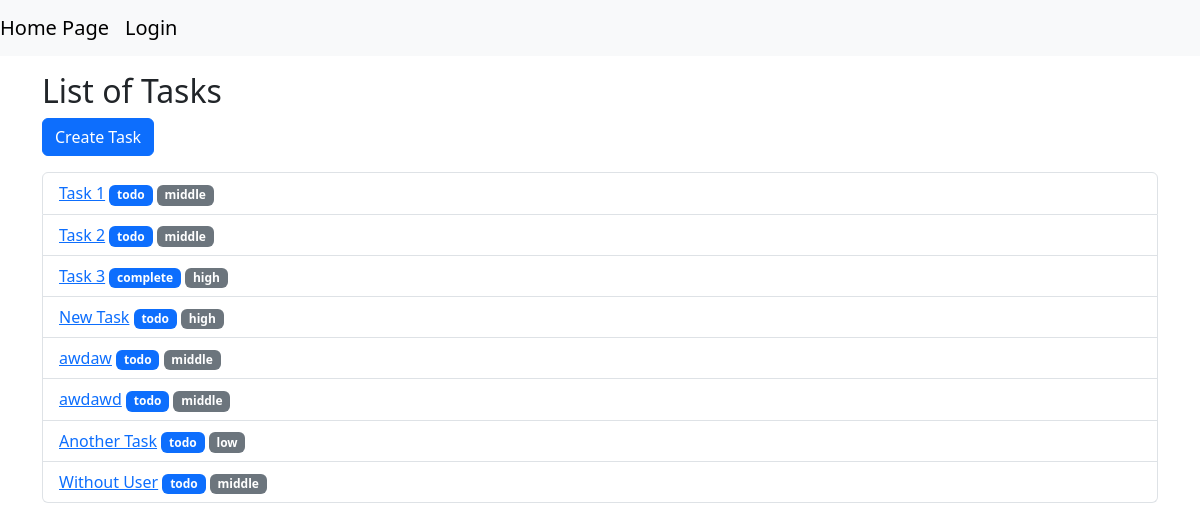
The app's page /, older data.
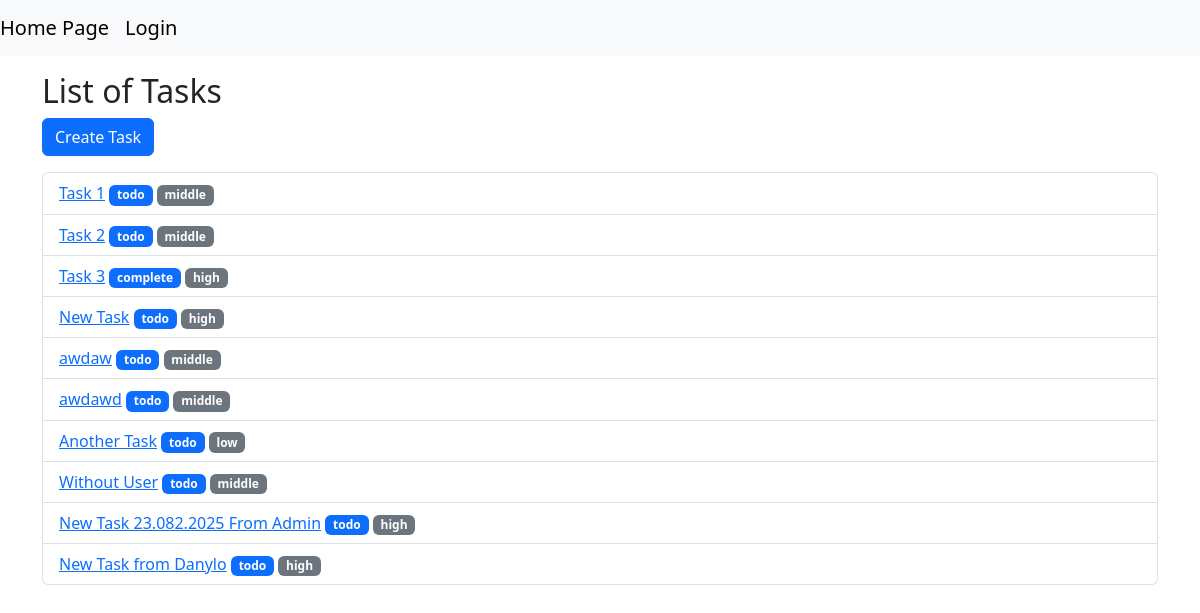
The same page, newer data.
### tasks/models.py (models this page shows, shortened)
class Task(models.Model):
    STATUS_CHOICES = [
        ("todo", "TO DO"),
        ("in_progress", "IN PROGRESS"),
        ("complete", "COMPLETE"),
    ]
    PRIORITY_CHOICES = [
        ("low", "LOW PRIORITY"),
        ("middle", "MIDDLE PRIORITY"),
        ("high", "HIGH PRIORITY"),
    ]
    title = models.CharField(max_length=255)
    description = models.TextField()
    status = models.CharField(max_length=30, choices=STATUS_CHOICES, default="todo")
    priority = models.CharField(max_length=30, choices=PRIORITY_CHOICES, default="middle")
    end_time = models.DateField(null=True, blank=True)
    creator = models.ForeignKey(User, on_delete=models.CASCADE)

### tasks/views.py (the view)
# urls.py: path("", views.TaskListView.as_view(), name="task-list"),
class TaskListView(ListView):
    model = Task
    context_object_name = "tasks"
    template_name = "tasks/task_list.html"

### templates/tasks/task_list.html
{% extends 'base.html' %}
{% block content %}
<div class="container mt-3">
    <h2>List of Tasks</h2>
    <a href="{% url 'task-create'%}" class="btn btn-primary mb-3">Create Task</a>
    <ul class="list-group">
        {% for task in tasks %}
        <li class="list-group-item">
            <a href="{% url 'task-detail' task.pk %}">{{ task.title}}</a>
            <span class="badge text-bg-primary">{{ task.status }}</span>
            <span class="badge text-bg-secondary">{{ task.priority }}</span>
        </li>
        {% empty %}
        <li class="list-group-item">No tasks</li>
        {% endfor %}
    </ul>
</div>
{% endblock %}

Row changes from the older to the newer data that the page shows:
added Task: title "New Task 23.082.2025 From Admin", status "todo", priority "high"
added Task: title "New Task from Danylo", status "todo", priority "high"
